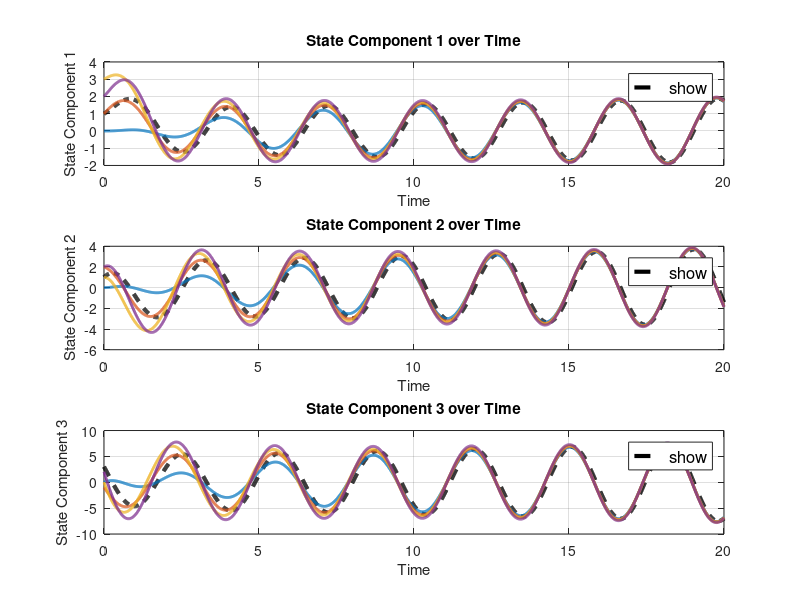

Source code (MATLAB):
% MATLAB script for consensus protocol with system dynamics where Agent 1 follows a reference model
clc; clear; close all;

% Parameters
num_agents = 5;                     % Number of agents (Agent 1 is the leader + 4 followers)
time_step = 0.01;                   % Time step for simulation
total_time = 20;                    % Total simulation time
num_steps = total_time / time_step; % Number of simulation steps

% System matrices
A = [0 1 0; 0 0 1; -4 -4 -1];       % Dynamics matrix for each agent
B = [0; 0; 1];                      % Input matrix for each agent
C = [1 0 0];                        % Output matrix (observing the first state only)

% LQR gain matrices
K_leader = [0, 0, 0];               % Leader K is zero
K_follower = [0.22, 0.09, 0.19];    % Fixed LQR gains for followers

% Adjacency matrix representing connectivity between agents (including leader as Agent 1)
A_adj = [0 1 1 0 0;                  
         1 0 1 1 0;
         1 1 0 1 1;
         0 1 1 0 1;
         0 0 1 1 0];

% Degree matrix and Laplacian matrix
D = diag(sum(A_adj, 2));
L = D - A_adj;

% Store the history of states for plotting
x_history = zeros(num_agents, 3, num_steps);

% Initial states
x_ref = [1; 1; 3];                  % Initial state of the reference model for Agent 1

% Initial states of followers
x_followers = [0  0   0;
               1  2  -1;
               3  1   0;
               2  2   2];           % Each row corresponds to a follower's initial state

% Initialize history
x_history(1, :, 1) = x_ref';        % Initial state of Agent 1
x_history(2:end, :, 1) = x_followers;

% Consensus protocol update loop
for k = 2:num_steps
    % Update Agent 1 (reference model) with its own dynamics
    x_ref = x_ref + time_step * (A * x_ref);
    
    % Initialize control input for followers
    u = zeros(num_agents - 1, 1);
    
    % Calculate control inputs for each follower agent
    for i = 1:num_agents - 1
        % Use the fixed LQR gain for followers
        K_i = K_follower;
        
        % Compute the tracking error between follower i and the leader
        e_i = x_followers(i, :)' - x_ref;
        
        % Compute the consensus error between follower i and its neighbors
        consensus_error = zeros(size(x_ref));
        for j = 1:num_agents
            if A_adj(i+1, j) == 1  % If agent j is a neighbor of agent i
                if j == 1          % Agent 1 is the leader
                    x_j = x_ref;
                else
                    x_j = x_followers(j-1, :)';
                end
                consensus_error = consensus_error + (x_followers(i, :)' - x_j);
            end
        end
        
        % Compute the total error
        e_total = e_i + consensus_error;
        
        % Compute the control input for follower i
        u(i) = -K_i * e_total;
    end
    
    % Update each follower's state based on system dynamics
    x_dot_followers = (A * x_followers')' + (B * u')'; % Matrix operations to match dimensions
    x_followers = x_followers + time_step * x_dot_followers; % Update follower states
    
    % Store the states for plotting
    x_history(1, :, k) = x_ref';       % Update Agent 1's state (leader)
    x_history(2:end, :, k) = x_followers;
end

% Plot results for each component of each agent's state
time = linspace(0, total_time, num_steps);
figure;

% First component subplot
subplot(3,1,1);
% Plot Agent 1 (reference model)
plot(time, squeeze(x_history(1, 1, :)), 'k--', 'LineWidth', 3, 'DisplayName', 'Agent 1 (Reference Model)');
hold on;
% Plot the followers
colors = lines(num_agents - 1);  % Use distinct colors for followers
for i = 2:num_agents
    plot(time, squeeze(x_history(i, 1, :)), 'LineWidth', 2, 'Color', colors(i-1, :), ...
         'DisplayName', sprintf('Agent %d', i));
end
xlabel('Time');
ylabel('State Component 1');
title('State Component 1 over Time');
legend('show', 'Location', 'northeast', 'FontSize', 12);
grid on;

% Second component subplot
subplot(3,1,2);
% Plot Agent 1 (reference model)
plot(time, squeeze(x_history(1, 2, :)), 'k--', 'LineWidth', 3, 'DisplayName', 'Agent 1 (Reference Model)');
hold on;
% Plot the followers
for i = 2:num_agents
    plot(time, squeeze(x_history(i, 2, :)), 'LineWidth', 2, 'Color', colors(i-1, :), ...
         'DisplayName', sprintf('Agent %d', i));
end
xlabel('Time');
ylabel('State Component 2');
title('State Component 2 over Time');
legend('show', 'Location', 'northeast', 'FontSize', 12);
grid on;

% Third component subplot
subplot(3,1,3);
% Plot Agent 1 (reference model)
plot(time, squeeze(x_history(1, 3, :)), 'k--', 'LineWidth', 3, 'DisplayName', 'Agent 1 (Reference Model)');
hold on;
% Plot the followers
for i = 2:num_agents
    plot(time, squeeze(x_history(i, 3, :)), 'LineWidth', 2, 'Color', colors(i-1, :), ...
         'DisplayName', sprintf('Agent %d', i));
end
xlabel('Time');
ylabel('State Component 3');
title('State Component 3 over Time');
legend('show', 'Location', 'northeast', 'FontSize', 12);
grid on;

% Adjust the overall figure properties for better readability
set(gcf, 'Position', [100, 100, 800, 600]); % Resize figure window